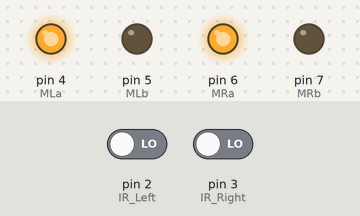
A sketch run on a simulated Arduino Uno, built with avr-gcc and run on an emulated ATmega328P. On the bench: output pins drawn as LEDs (lit = HIGH). Inputs (shaded band) come from the test bench; at power-on: pin 2 (IR_Left) LOW, pin 3 (IR_Right) LOW.

Above: at 1.2 s.
1.3 s: pin 2 (IR_Left) driven HIGH
At 2.0 s:
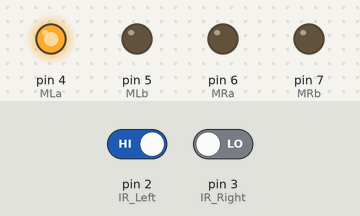
2.8 s: pin 3 (IR_Right) driven HIGH
At 3.1 s:
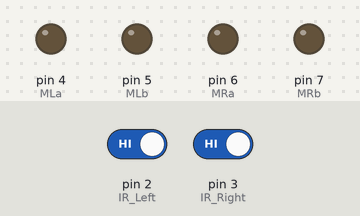
4.3 s: pin 2 (IR_Left) driven LOW
At 5.4 s:
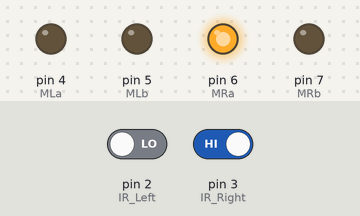
5.8 s: pin 3 (IR_Right) driven LOW
At 6.6 s:
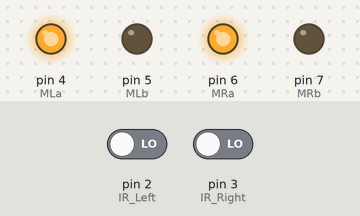
Timing chart, 0 to 8.3 s (numbered marks = the images above; inputs shaded):
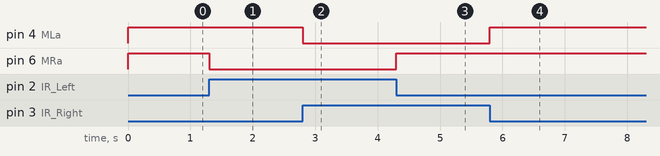

Measured:
- after the input at 1.3 s, pin 6 (MRa): HIGH → LOW at once
- after the input at 2.8 s, pin 4 (MLa): HIGH → LOW at once
- after the input at 4.3 s, pin 6 (MRa): LOW → HIGH at once
- after the input at 5.8 s, pin 4 (MLa): LOW → HIGH at once

The sketch:

human_following.ino
```cpp
#define MLa 4 //left motor 1st pin
#define MLb 5 //left motor 2nd pin
#define MRa 6 //right motor 1st pin
#define MRb 7 //right motor 2nd pin
int IR_Left= 2;
int IR_Right= 3;
void setup()
{
pinMode(IR_Left, INPUT); //IR1DO pin
pinMode(IR_Right, INPUT); // IR2 DO pin

pinMode(MLa, OUTPUT); // Motors pins
pinMode(MLb, OUTPUT);
pinMode(MRa, OUTPUT);
pinMode(MRb, OUTPUT);
}
void loop()
{
if (digitalRead(IR_Left) == HIGH and
digitalRead(IR_Right) == HIGH)
{
// Stop
digitalWrite(MLa, LOW);
digitalWrite(MLb, LOW);
digitalWrite(MRa, LOW);
digitalWrite(MRb, LOW);
}
if (digitalRead(IR_Left) == LOW and
digitalRead(IR_Right) == HIGH)
{
// will move in the left dIRection
digitalWrite(MLa, LOW);
digitalWrite(MLb, LOW);
digitalWrite(MRa, HIGH);
digitalWrite(MRb, LOW);
}
if (digitalRead(IR_Left) == HIGH and
digitalRead(IR_Right) == LOW)
{
// will move in the right dIRection
digitalWrite(MLa, HIGH);
digitalWrite(MLb, LOW);
digitalWrite(MRa, LOW);
digitalWrite(MRb, LOW);
}
if (digitalRead(IR_Left) == LOW and
digitalRead(IR_Right) == LOW)
{
// move in the forward dIRection
digitalWrite(MLa, HIGH);
digitalWrite(MLb, LOW);
digitalWrite(MRa, HIGH);
digitalWrite(MRb, LOW);
}
}
```
